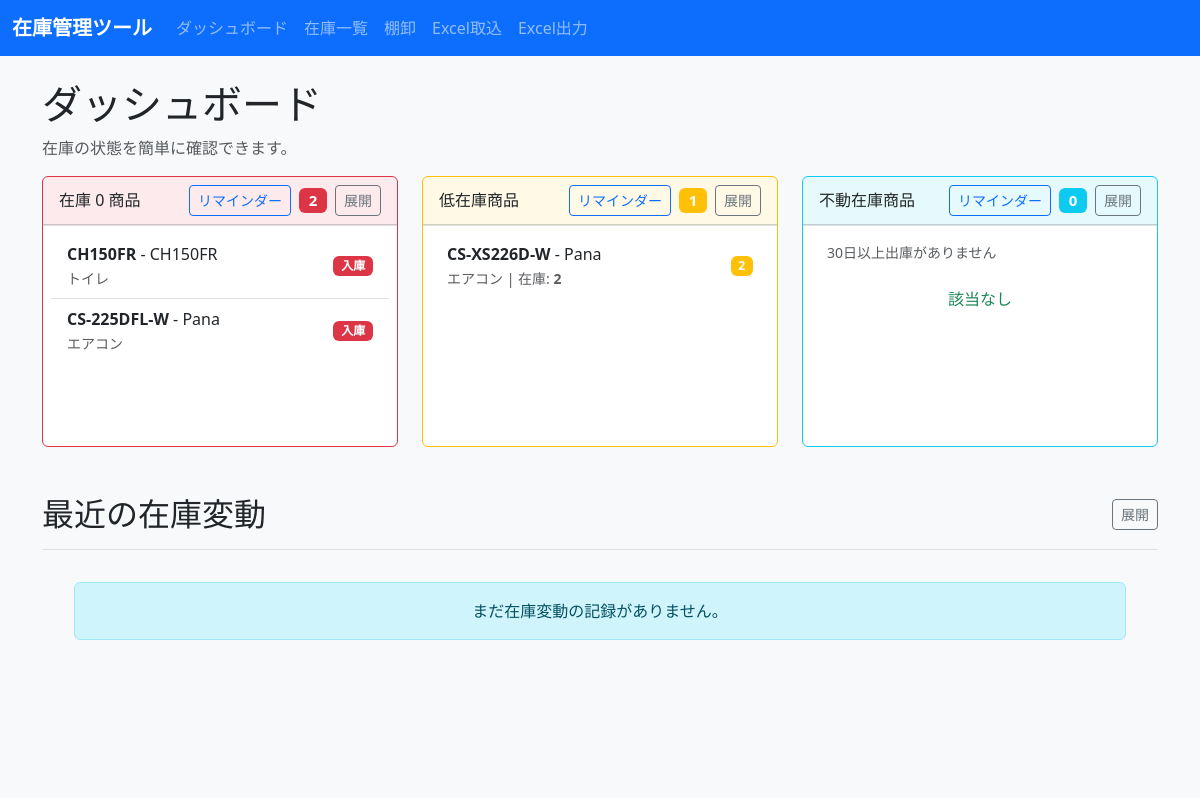
Before: / with the older database file.
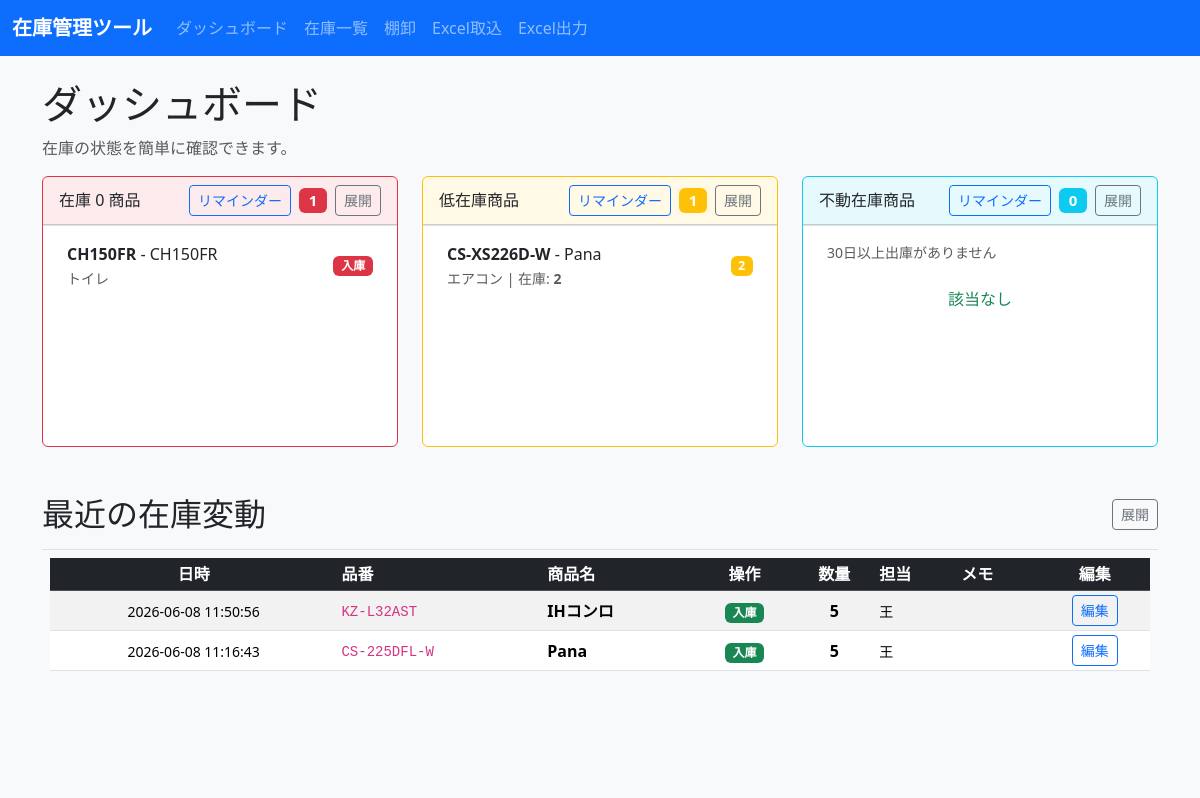
After: the same page with the newer database file.
### tables this page shows
CREATE TABLE products (
            id INTEGER PRIMARY KEY AUTOINCREMENT,
            source_sheet TEXT,
            source_row INTEGER,
            big_category TEXT,
            maker_or_product TEXT,
            overview TEXT,
            sku TEXT NOT NULL,
            stock_status TEXT,
            display_flag TEXT,
            available_stock INTEGER NOT NULL DEFAULT 0,
            total_stock INTEGER NOT NULL DEFAULT 0,
            reorder_point INTEGER NOT NULL DEFAULT 0,
            staff_stock_json TEXT,
            notes TEXT,
            imported_at TEXT,
            current_stock INTEGER NOT NULL DEFAULT 0,
            name TEXT NOT NULL,
            category TEXT,
            location TEXT,
            last_in_date TEXT,
            last_out_date TEXT,
            created_at TEXT NOT NULL,
            updated_at TEXT NOT NULL
        );

CREATE TABLE low_stock_alerts (
            id INTEGER PRIMARY KEY AUTOINCREMENT,
            product_id INTEGER NOT NULL UNIQUE,
            threshold INTEGER NOT NULL DEFAULT 0,
            FOREIGN KEY(product_id) REFERENCES products(id) ON DELETE CASCADE
        );

CREATE TABLE stock_logs (
            id INTEGER PRIMARY KEY AUTOINCREMENT,
            product_id INTEGER NOT NULL,
            operation_type TEXT NOT NULL,
            quantity INTEGER NOT NULL,
            staff_name TEXT,
            note TEXT,
            created_at TEXT NOT NULL,
            FOREIGN KEY(product_id) REFERENCES products(id)
        );

### inventory_app/app.py (the view)
@app.route("/")
def dashboard():
    conn = get_db_connection()
    today = datetime.today().date()
    cutoff = today - timedelta(days=30)
    zero_stock = conn.execute(
        "SELECT p.* FROM zero_stock_alerts za JOIN products p ON za.product_id = p.id WHERE p.current_stock = 0 ORDER BY p.name"
    ).fetchall()
    low_stock = conn.execute(
        "SELECT p.*, la.threshold FROM low_stock_alerts la JOIN products p ON la.product_id = p.id WHERE p.current_stock > 0 AND p.current_stock <= la.threshold ORDER BY p.current_stock ASC"
    ).fetchall()
    stagnant_stock = conn.execute(
        "SELECT p.* FROM stagnant_stock_alerts sa JOIN products p ON sa.product_id = p.id WHERE p.current_stock > 0 AND p.last_out_date IS NOT NULL AND date(p.last_out_date) < date(?) ORDER BY p.last_out_date"
    , (cutoff.isoformat(),)).fetchall()
    recent_logs = conn.execute(
        "SELECT stock_logs.*, products.name, products.sku FROM stock_logs JOIN products ON stock_logs.product_id = products.id ORDER BY stock_logs.created_at DESC LIMIT 10"
    ).fetchall()
    conn.close()
    return render_template(
        "dashboard.html",
        zero_stock=zero_stock,
        low_stock=low_stock,
        stagnant_stock=stagnant_stock,
        recent_logs=recent_logs,
        cutoff=cutoff,
        operation_labels=OPERATION_LABELS,
    )

### inventory_app/app.py (called while the page is built)
def get_db_connection():
    conn = sqlite3.connect(DB_PATH)
    conn.row_factory = sqlite3.Row
    return conn

### inventory_app/templates/dashboard.html (shortened to what this page needs)
{% extends 'base.html' %}
{% block content %}
  <h1>ダッシュボード</h1>
  <p class="text-muted">在庫の状態を簡単に確認できます。</p>
  <div class="row gy-4">
    <div class="col-md-4">
      <div class="card border-danger h-100">
        <div class="card-header bg-danger bg-opacity-10">
          <h5 class="card-title mb-0">
            <div class="d-flex justify-content-between align-items-center flex-wrap gap-2">
              <span class="fs-6">在庫 0 商品</span>
              <div class="d-flex flex-wrap align-items-center gap-2">
                <a href="{{ url_for('alert_settings', alert_type='zero_stock') }}" class="btn btn-sm btn-outline-primary">リマインダー</a>
                <small class="badge bg-danger">{{ zero_stock|length }}</small>
                <button type="button" class="btn btn-sm btn-outline-secondary dashboard-box__toggle" data-expand-target="#zeroStockBox">展開</button>
              </div>
            </div>
          </h5>
        </div>
        <div class="card-body p-0">
          <div id="zeroStockBox" class="dashboard-box">
              <div class="dashboard-box__content">
                {% if zero_stock %}
                  <div class="list-group list-group-flush">
                    {% for product in zero_stock %}
                      <a href="{{ url_for('stock_operate', product_id=product.id, type='inbound') }}" class="list-group-item list-group-item-action">
                        <div class="d-flex justify-content-between align-items-center">
                          <div>
                            <strong>{{ product.sku }}</strong> - {{ product.name }}
                            <br><small class="text-muted">{{ product.big_category }}</small>
                          </div>
                          <span class="badge bg-danger">入庫</span>
                        </div>
                      </a>
                    {% endfor %}
                  </div>
                {% else %}
                  <div class="dashboard-box__empty text-success text-center py-4">
                    <i class="bi bi-check-circle"></i> 該当なし
                  </div>
                {% endif %}
              </div>
            </div>
          </div>
        </div>
      </div>
    <div class="col-md-4">
      <div class="card border-warning h-100">
        <div class="card-header bg-warning bg-opacity-10">
          <h5 class="card-title mb-0">
            <div class="d-flex justify-content-between align-items-center flex-wrap gap-2">
              <span class="fs-6">低在庫商品</span>
              <div class="d-flex flex-wrap align-items-center gap-2">
                <a href="{{ url_for('alert_settings', alert_type='low_stock') }}" class="btn btn-sm btn-outline-primary">リマインダー</a>
                <small class="badge bg-warning">{{ low_stock|length }}</small>
                <button type="button" class="btn btn-sm btn-outline-secondary dashboard-box__toggle" data-expand-target="#lowStockBox">展開</button>
              </div>
            </div>
          </h5>
        </div>
        <div class="card-body p-0">
          <div id="lowStockBox" class="dashboard-box">
              <div class="dashboard-box__content">
                {% if low_stock %}
                  <div class="list-group list-group-flush">
                    {% for product in low_stock %}
                      <a href="{{ url_for('stock_operate', product_id=product.id, type='inbound') }}" class="list-group-item list-group-item-action">
                        <div class="d-flex justify-content-between align-items-center">
                          <div>
                            <strong>{{ product.sku }}</strong> - {{ product.name }}
                            <br><small class="text-muted">{{ product.big_category }} | 在庫: <strong>{{ product.current_stock }}</strong></small>
                          </div>
                          <span class="badge bg-warning">{{ product.current_stock }}</span>
                        </div>
                      </a>
                    {% endfor %}
                  </div>
                {% else %}
                  <div class="dashboard-box__empty text-success text-center py-4">
                    <i class="bi bi-check-circle"></i> 該当なし
                  </div>
                {% endif %}
              </div>
            </div>
          </div>
        </div>
      </div>
    <div class="col-md-4">
      <div class="card border-info h-100">
        <div class="card-header bg-info bg-opacity-10">
          <h5 class="card-title mb-0">
            <div class="d-flex justify-content-between align-items-center flex-wrap gap-2">
              <span class="fs-6">不動在庫商品</span>
              <div class="d-flex flex-wrap align-items-center gap-2">
                <a href="{{ url_for('alert_settings', alert_type='stagnant_stock') }}" class="btn btn-sm btn-outline-primary">リマインダー</a>
                <small class="badge bg-info">{{ stagnant_stock|length }}</small>
                <button type="button" class="btn btn-sm btn-outline-secondary dashboard-box__toggle" data-expand-target="#stagnantStockBox">展開</button>
              </div>
            </div>
          </h5>
        </div>
        <div class="card-body p-0">
          <div id="stagnantStockBox" class="dashboard-box">
              <div class="dashboard-box__content">
                <small class="d-block px-3 pt-2 text-muted">30日以上出庫がありません</small>
                {% if stagnant_stock %}
                  <div class="list-group list-group-flush">
                    {% for product in stagnant_stock %}
                      <a href="{{ url_for('stock_operate', product_id=product.id, type='outbound') }}" class="list-group-item list-group-item-action">
                        <div class="d-flex justify-content-between align-items-center">
                          <div>
                            <strong>{{ product.sku }}</strong> - {{ product.name }}
                            <br><small class="text-muted">最終出庫: {{ product.last_out_date }}</small>
                          </div>
                          <span class="badge bg-info">出庫</span>
                        </div>
                      </a>
                    {% endfor %}
                  </div>
                {% else %}
                  <div class="dashboard-box__empty text-success text-center py-4">
                     該当なし
                  </div>
                {% endif %}
              </div>
            </div>
          </div>
        </div>
      </div>
    </div>
  <section class="mt-5">
    <div class="d-flex justify-content-between align-items-center mb-3">
      <h2 class="mb-0">最近の在庫変動</h2>
      <button type="button" class="btn btn-sm btn-outline-secondary dashboard-box__toggle" data-expand-target="#recentLogsBox">展開</button>
    </div>
    <div id="recentLogsBox" class="dashboard-box">
      <div class="dashboard-box__content">
        {% if recent_logs %}
          <div class="table-responsive">
            <table class="table table-sm table-striped align-middle">
              <thead class="table-dark sticky-top">
                <tr>
                  <th class="text-center">日時</th>
                  <th>品番</th>
                  <th>商品名</th>
                  <th class="text-center">操作</th>
                  <th class="text-center">数量</th>
                  <th>担当</th>
                  <th>メモ</th>
                  <th class="text-center">編集</th>
                </tr>
              </thead>
              <tbody>
                {% for log in recent_logs %}
                  <tr>
                    <td class="text-center"><small>{{ log.created_at }}</small></td>
                    <td><code>{{ log.sku }}</code></td>
                    <td><strong>{{ log.name }}</strong></td>
                    <td class="text-center">
                      {% if log.operation_type == 'inbound' %}
                        <span class="badge bg-success">{{ operation_labels[log.operation_type] if log.operation_type in operation_labels else log.operation_type }}</span>
                      {% elif log.operation_type == 'outbound' %}
                        <span class="badge bg-danger">{{ operation_labels[log.operation_type] if log.operation_type in operation_labels else log.operation_type }}</span>
                      {% elif log.operation_type == 'adjustment' %}
                        <span class="badge bg-warning">{{ operation_labels[log.operation_type] if log.operation_type in operation_labels else log.operation_type }}</span>
                      {% elif log.operation_type == 'modification' %}
                        <span class="badge bg-info">{{ operation_labels[log.operation_type] if log.operation_type in operation_labels else log.operation_type }}</span>
                      {% else %}
                        <span class="badge bg-secondary">{{ operation_labels[log.operation_type] if log.operation_type in operation_labels else log.operation_type }}</span>
                      {% endif %}
                    </td>
                    <td class="text-center"><strong>{{ log.quantity }}</strong></td>
                    <td><small>{{ log.staff_name }}</small></td>
                    <td><small>{{ log.note }}</small></td>
                    <td class="text-center">
                      <a href="{{ url_for('edit_stock_log', log_id=log.id) }}" class="btn btn-sm btn-outline-primary">編集</a>
                    </td>
                  </tr>
                {% endfor %}
              </tbody>
            </table>
          </div>
        {% else %}
          <div class="dashboard-box__empty text-center p-4">
            <div class="alert alert-info mb-0" role="alert">
               まだ在庫変動の記録がありません。
            </div>
          </div>
        {% endif %}
      </div>
    </div>
  </section>
{% endblock %}

### inventory_app/templates/base.html (shortened to what this page needs)
<!doctype html>
<html lang="ja">
  <head>
    <link href="https://cdn.jsdelivr.net/npm/bootstrap@5.3.2/dist/css/bootstrap.min.css" rel="stylesheet">
    <link rel="stylesheet" href="/static/style.css">
  </head>
  <body>
    <nav class="navbar navbar-expand-lg navbar-dark bg-primary mb-4">
      <div class="container-fluid">
        <a class="navbar-brand" href="/">在庫管理ツール</a>
        <div class="collapse navbar-collapse">
          <ul class="navbar-nav me-auto mb-2 mb-lg-0">
            <li class="nav-item"><a class="nav-link" href="/">ダッシュボード</a></li>
            <li class="nav-item"><a class="nav-link" href="/inventory">在庫一覧</a></li>
            <li class="nav-item"><a class="nav-link" href="/stocktaking">棚卸</a></li>
            <li class="nav-item"><a class="nav-link" href="/excel_import">Excel取込</a></li>
            <li class="nav-item"><a class="nav-link" href="/excel_export">Excel出力</a></li>
          </ul>
        </div>
      </div>
    </nav>
    <div class="container">
      {% block content %}{% endblock %}
    </div>
  </body>
</html>

### inventory_app/static/style.css (style rules this page uses)
body { background-color: #f8f9fa; }
.navbar-brand { font-weight: 700; }
.card { min-height: 240px; }
.table th, .table td { vertical-align: middle; }
.dashboard-box { border-top: 1px solid #dee2e6; }
.dashboard-box__content { min-height: 220px; max-height: 220px; overflow-y: auto; padding: 0.5rem; transition: max-height 0.25s ease; }
.dashboard-box__toggle { white-space: nowrap; }
.dashboard-box__empty { min-height: 100px; }

Changed rows visible on the page:
no longer on this page (row edited): products: sku "CS-225DFL-W", name "Pana", big_category "エアコン"
added stock_logs: created_at "2026-06-08 11:50:56", sku "KZ-L32AST", name "IHコンロ", operation_type "入庫", quantity "5", staff_name "王"
added stock_logs: created_at "2026-06-08 11:16:43", sku "CS-225DFL-W", name "Pana", operation_type "入庫", quantity "5", staff_name "王"
Other visible differences:
{{ zero_stock|length }}: "2" → "1"
text no longer shown: "まだ在庫変動の記録がありません。"
text now shown: "日時 品番 商品名 操作 数量 担当 メモ 編集"
